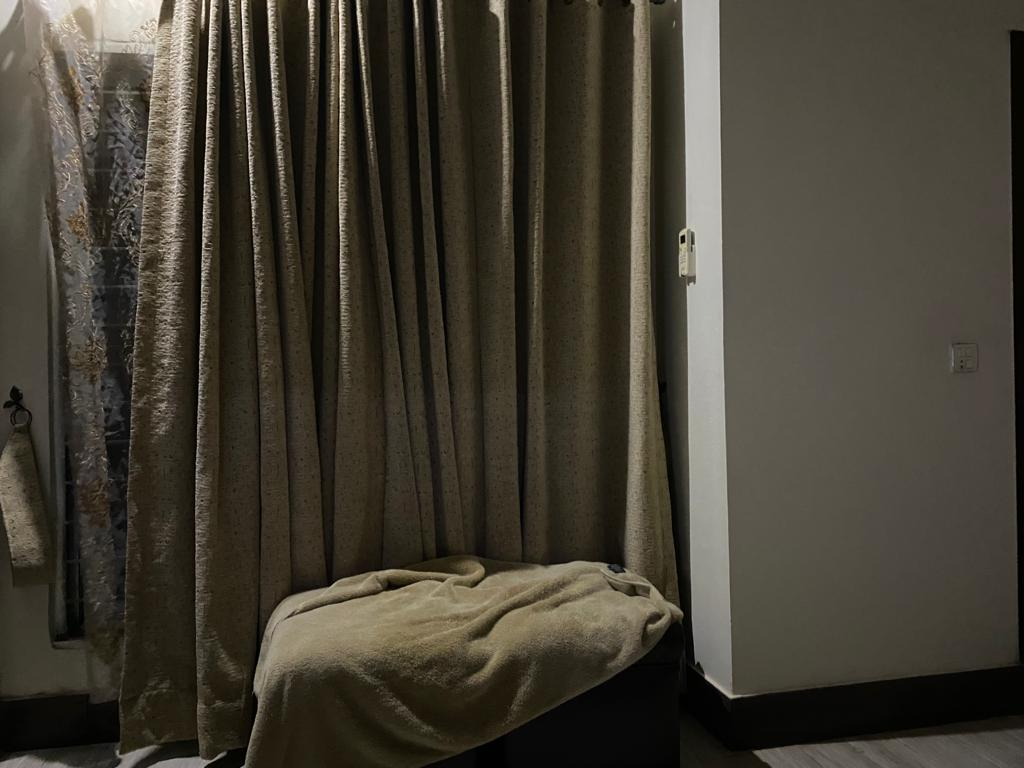
#> input picture example123.jpg, 1024 x 768 px
$ jupyter execute task.ipynb
#> lines starting #> are read from the running program, lines starting #| are printed output that depends on the picture; after the words box and inside, x2 and y2 are one past the last pixel; in counts of white or black regions, pixels touching at a corner belong together
[cell 1]
import cv2 as cv
from IPython.display import Image, display
import numpy as np
import math
p=cv.imread('example123.jpg')
#> p is the input picture: shape (768, 1024, 3); mean B, G, R 50.7, 61.9, 66.8

Task 1:

[cell 2]
temp=cv.resize(p,(500,600))
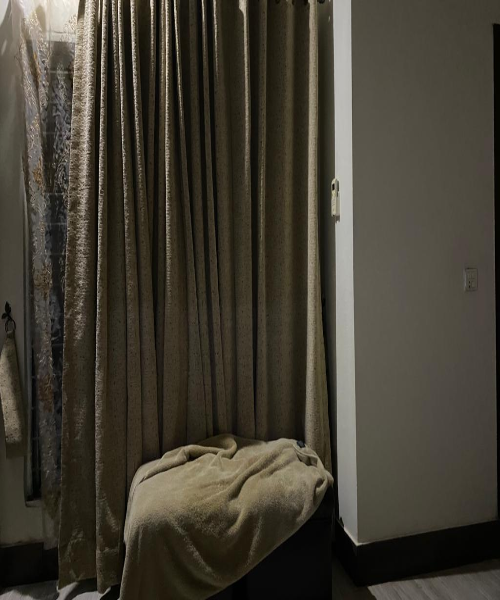
#> temp: shape (600, 500, 3); mean B, G, R 50.7, 61.8, 66.7
cv.imshow('original',p)
cv.imshow('resize',temp)
cv.waitKey(0)

Task2:

[cell 3]
gp=cv.cvtColor(p,cv.COLOR_RGB2GRAY)
cv.imshow('image',gp)
cv.waitKey(0)

Task 3:

[cell 4]
bp=cv.cvtColor(p,cv.COLOR_RGB2GRAY)
x,bp=cv.threshold(bp,80,255,cv.THRESH_BINARY)
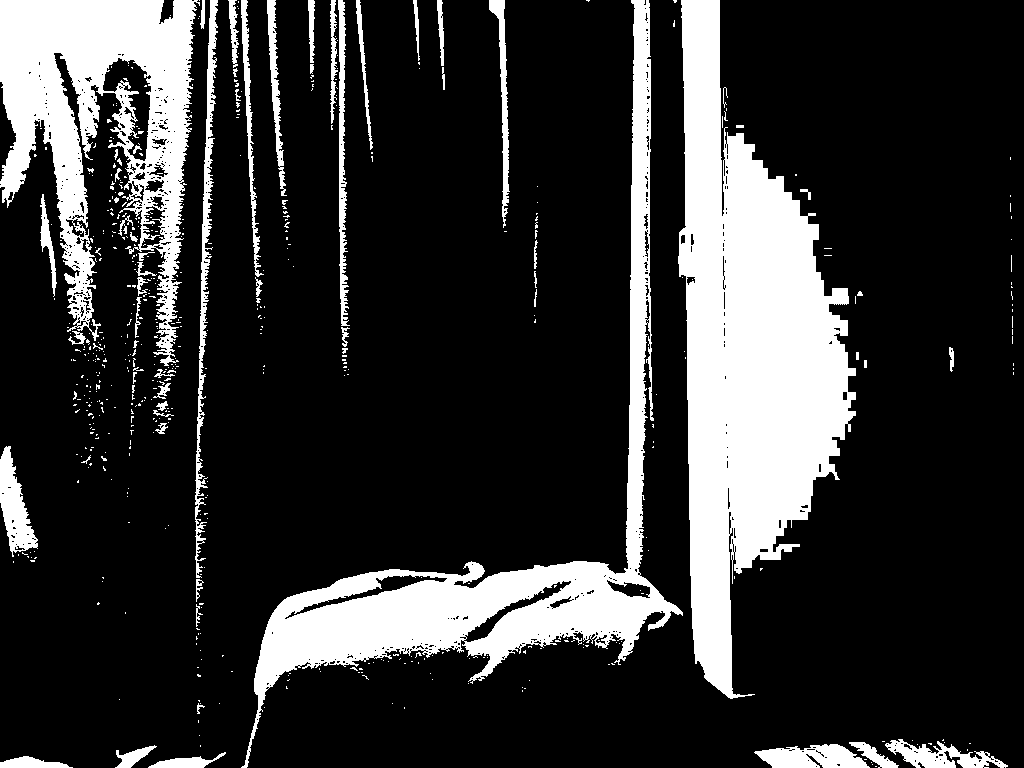
#> bp: shape (768, 1024); 20.3% white; 571 white regions (506 under 20 px), largest, box (x1, y1, x2, y2) and area: (678, 0, 856, 699) 64923, (241, 0, 683, 768) 38532, (0, 0, 200, 366) 33280
cv.imshow('image',bp)
print(x)
cv.waitKey()

Task 4:

[cell 5]
img=cv.imread('imag4.png')
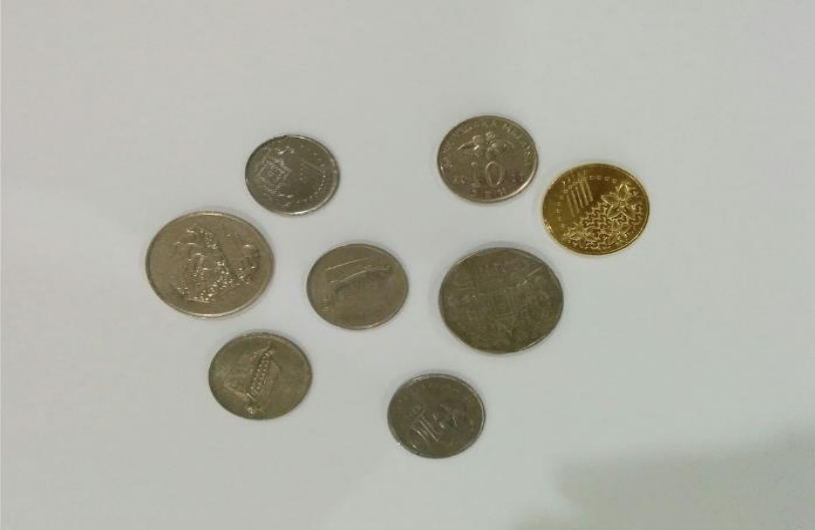
#> input picture imag4.png, 815 x 530 px
#> img is the input picture: shape (530, 815, 3); mean B, G, R 166.6, 176.4, 176.2
#convert the image to grayscale then to black and white to get the coins
img=cv.cvtColor(img,cv.COLOR_RGB2GRAY)
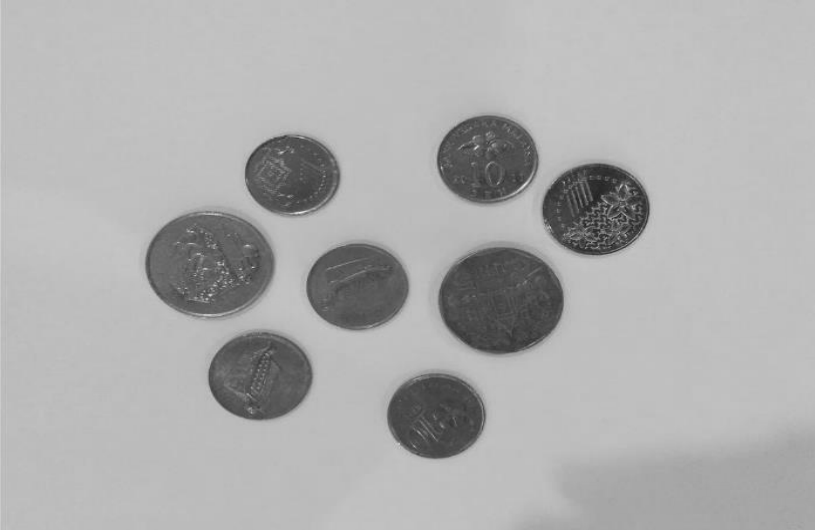
#> img: shape (530, 815); min 33, max 232, mean 173.5
x,img=cv.threshold(img,158,255,cv.THRESH_BINARY)
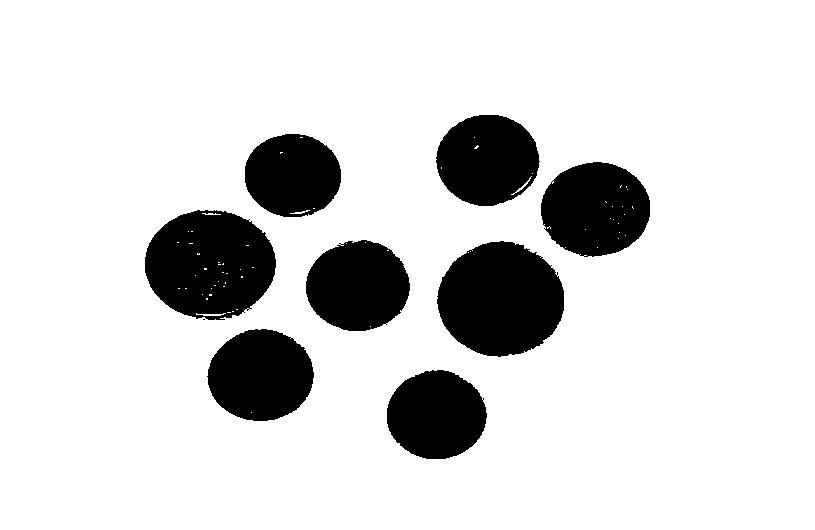
#> img: shape (530, 815); 84.8% white; 9 black regions (1 under 20 px), largest, box (x1, y1, x2, y2) and area: (437, 241, 564, 357) 11271, (145, 210, 276, 320) 11030, (541, 162, 650, 257) 8030

img=cv.bitwise_not(img)
#> img: shape (530, 815); 15.2% white; 9 white regions (1 under 20 px)

objec,y=cv.findContours(img,cv.RETR_EXTERNAL,cv.CHAIN_APPROX_SIMPLE)
#> objec = 9 contours, 1 with area under 20; largest, box (x1, y1, x2, y2) and area: (437, 241, 564, 357) 11088, (145, 210, 276, 320) 10996, (541, 162, 650, 257) 7920, (207, 329, 314, 421) 7432, (436, 115, 540, 206) 7194, (306, 240, 410, 331) 7165, (387, 370, 487, 459) 6765, (245, 134, 341, 217) 6189; y = [[1, -1, -1, -1], [2, 0, -1, -1], [3, 1, -1, -1], [4, 2, -1, -1], [5, 3, -1, -1], [6, 4, -1, -1], [7, 5, -1, -1], [8, 6, -1, -1], [-1, 7, -1, -1]]
print(len(objec))
#| 9
simg=cv.imread('imag4.png')
cv.drawContours(simg, objec, -1, (255, 255, 0), 2)
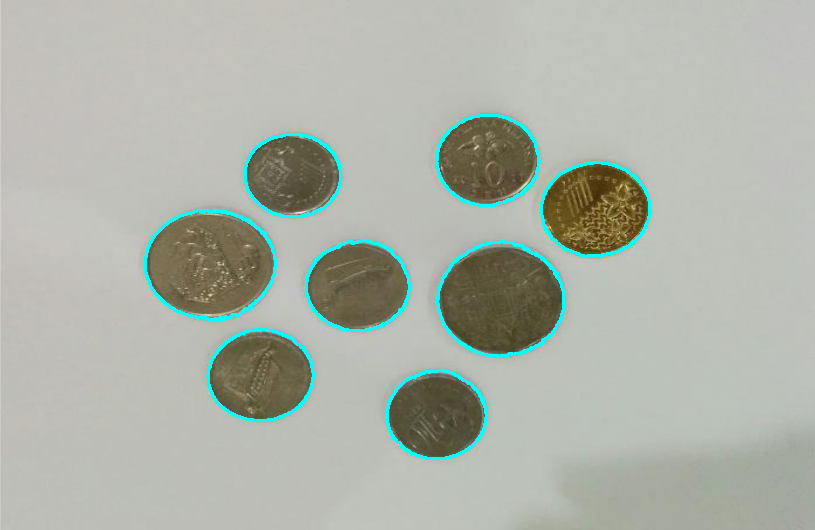
#> simg: shape (530, 815, 3); 2.09% of pixels changed, all inside (x1, y1, x2, y2) = (144, 114, 651, 460)
cv.imshow('Contour Image', simg)


cv.waitKey(0)


cv.destroyAllWindows()
